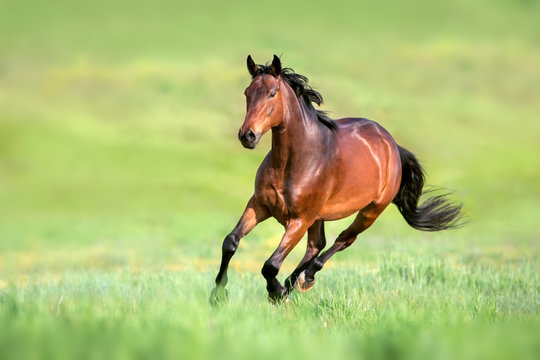
#> input picture data/horse.jpg, 540 x 360 px
$ python and_operation.py
#> lines starting #> are read from the running program, lines starting #| are printed output that depends on the picture; after the words box and inside, x2 and y2 are one past the last pixel; in counts of white or black regions, pixels touching at a corner belong together
import cv2


def operation_and(img1, img2):
    """
    Perform AND operation on pair of image bitwise
    Args:
        img1: input image 1
        img2: input image 2

    Returns:
        image with AND operation on given image
    """
    img = cv2.bitwise_and(img1, img2)
    return img


def main():
    image_path = "../data/horse.jpg"
    mask_path = "../data/mask.jpg"

    image = cv2.imread(image_path)
#> image is the input picture: shape (360, 540, 3); mean B, G, R 115, 190.9, 174.8
    mask = cv2.imread(mask_path)
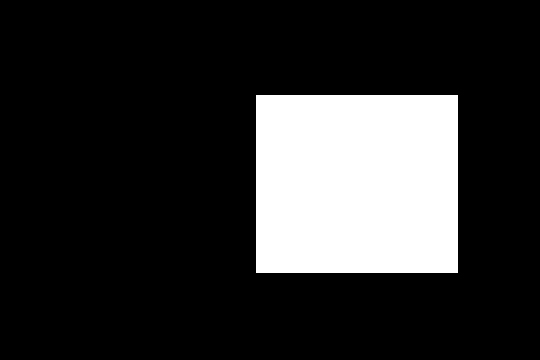
#> input picture data/mask.jpg, 540 x 360 px
#> mask is the input picture: shape (360, 540, 3); 18.5% white; 1 white region, box (x1, y1, x2, y2) and area: (256, 95, 458, 273) 35956

    image = operation_and(image, mask)
#> in operation_and, `img = cv2.bitwise_and(img1, img2)`:
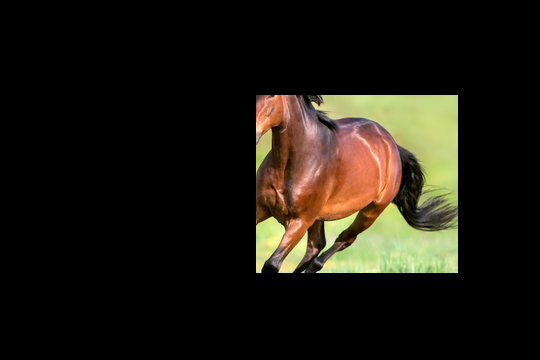
#> img: shape (360, 540, 3); mean B, G, R 17.4, 26.3, 30.1

    cv2.imshow('Image', image)
    cv2.waitKey(0)
    cv2.destroyAllWindows()


if __name__ == "__main__":
    main()
